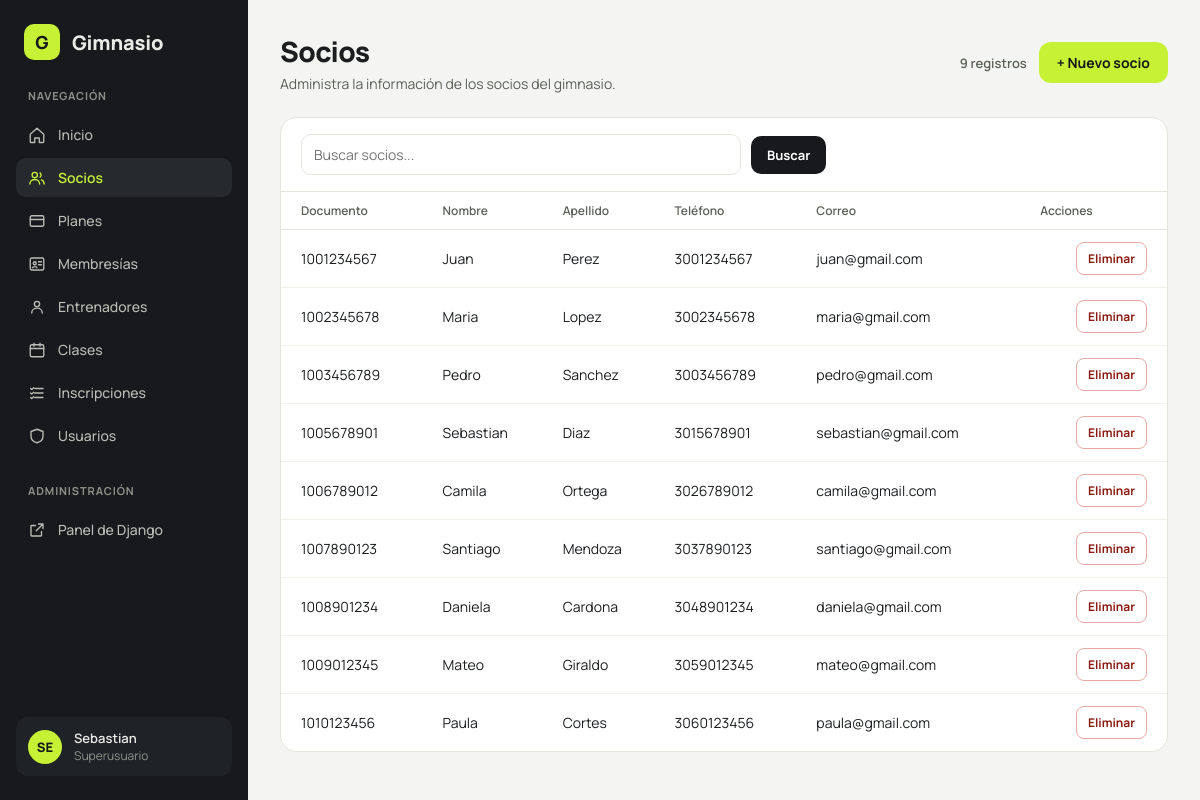
Screenshot of /catalogo/socios/ (signed in) with the database file from the repository.
### socios/models.py (models this page shows)
class Socio(models.Model):
    pk_soc_id = models.AutoField(primary_key=True)
    soc_documento = models.CharField(max_length=20, unique=True)
    soc_nombre = models.CharField(max_length=80)
    soc_apellido = models.CharField(max_length=80)
    soc_telefono = models.CharField(max_length=20)
    soc_correo = models.EmailField(max_length=100)
    class Meta:
        db_table = 'tbl_socio'
    def __str__(self):
        return f'{self.soc_nombre} {self.soc_apellido} - {self.soc_documento}'

### config/views.py (the view)
# urls.py: path('catalogo/<slug:modulo>/', catalogo, name='catalogo'),
@staff_member_required
def catalogo(request, modulo, formulario=None, modal_abierto=None):
    configuracion = CATALOGOS.get(modulo)
    if configuracion is None:
        raise Http404('No existe esta sección.')
    consulta = configuracion['modelo'].objects.order_by('pk')
    relaciones = configuracion.get('relaciones', ())
    if relaciones:
        consulta = consulta.select_related(*relaciones)
    termino = request.GET.get('q', '').strip()
    if termino:
        filtros = Q()
        for campo in configuracion['busqueda']:
            filtros |= Q(**{f'{campo}__icontains': termino})
        consulta = consulta.filter(filtros)
    paginador = Paginator(consulta, 15)
    pagina = paginador.get_page(request.GET.get('page'))
    filas = []
    for registro in pagina:
        valores = []
        for _, atributo in configuracion['columnas']:
            valor = registro
            for parte in atributo.split('__'):
                valor = getattr(valor, parte)
                if callable(valor):
                    valor = valor()
            valores.append(str(valor) if valor is not None else '—')
        impacto = {
            'socios': ' También se eliminarán sus membresías e inscripciones.',
            'clases': ' También se eliminarán las inscripciones asociadas.',
        }.get(modulo, '')
        filas.append({
            'id': registro.pk,
            'valores': valores,
            'confirmacion': f'¿Eliminar «{registro}»? Esta acción no se puede deshacer.{impacto}',
        })
    contexto = {
        'titulo': configuracion['titulo'],
        'descripcion': configuracion['descripcion'],
        'columnas': [titulo for titulo, _ in configuracion['columnas']],
        'filas': filas,
        'pagina': pagina,
        'total': paginador.count,
        'termino': termino,
        'crear_texto': configuracion['crear_texto'],
        'formulario': formulario if formulario is not None else FORMULARIOS[modulo](),
        'formulario_url': reverse('crear_registro', args=[modulo]),
        'modal_id': f'modal-{modulo}',
        'modal_abierto': modal_abierto,
        'modulo': modulo,
    }
    return render(request, 'catalogo.html', contexto)

### config/forms.py
class SocioForm(FormularioModelo):
    class Meta:
        model = Socio
        fields = ('soc_documento', 'soc_nombre', 'soc_apellido', 'soc_telefono', 'soc_correo')
        labels = {
            'soc_documento': 'Documento',
            'soc_nombre': 'Nombre',
            'soc_apellido': 'Apellido',
            'soc_telefono': 'Teléfono',
            'soc_correo': 'Correo electrónico',
        }

### templates/catalogo.html (shortened to what this page needs)
{% extends 'base.html' %}
{% block contenido %}
<header class="encabezado">
  <div>
    <h1>{{ titulo }}</h1>
    <p>{{ descripcion }}</p>
  </div>
  <div class="acciones">
    <span class="catalogo-total">{{ total }} registro{{ total|pluralize:"s" }}</span>
    <button class="btn-lima" type="button" data-modal-open="{{ modal_id }}">+ {{ crear_texto }}</button>
  </div>
</header>
<section class="tarjeta catalogo">
  <form class="busqueda" method="get" role="search">
    <input
      id="buscar-registros"
      type="search"
      name="q"
      value="{{ termino }}"
      placeholder="Buscar {{ titulo|lower }}..."
    >
    <button class="btn-buscar" type="submit">Buscar</button>
  </form>
  <div class="tabla-wrap">
    <table class="t">
      <thead>
        <tr>
          {% for columna in columnas %}<th scope="col">{{ columna }}</th>{% endfor %}
          <th scope="col">Acciones</th>
        </tr>
      </thead>
      <tbody>
        {% for fila in filas %}
        <tr>
          {% for valor in fila.valores %}<td>{{ valor }}</td>{% endfor %}
          <td class="acciones-registro">
            <form method="post" action="{% url 'eliminar_registro' modulo fila.id %}" data-confirm="{{ fila.confirmacion }}">
              <button class="btn-eliminar" type="submit">Eliminar</button>
            </form>
          </td>
        </tr>
        {% empty %}
        <tr>
          <td class="vacio" colspan="{{ columnas|length|add:1 }}">
            {% if termino %}No se encontraron resultados para "{{ termino }}".{% else %}Aún no hay registros en esta sección.{% endif %}
          </td>
        </tr>
        {% endfor %}
      </tbody>
    </table>
  </div>
</section>
{% endblock %}

### templates/base.html (shortened to what this page needs)
{% load static %}
<!DOCTYPE html>
<html lang="es">
<head>
  <link rel="stylesheet" href="{% static 'css/estilos.css' %}">
</head>
<body>
<div class="layout">
  <aside class="sidebar">
    <div class="marca">
      <div class="marca-logo">G</div>
      <div class="marca-nombre">Gimnasio</div>
    </div>
    <nav class="nav" aria-label="Módulos">
      <div class="nav-titulo">NAVEGACIÓN</div>
      <a class="nav-item {% if request.path == '/' %}activo{% endif %}" href="{% url 'inicio' %}">
        <svg width="18" height="18" viewBox="0 0 24 24" fill="none" stroke="currentColor" stroke-width="1.8" stroke-linecap="round" stroke-linejoin="round" aria-hidden="true"><path d="M3 11l9-8 9 8v10a1 1 0 0 1-1 1h-5v-6H9v6H4a1 1 0 0 1-1-1z"/></svg>
        Inicio
      </a>
      <a class="nav-item {% if request.path == '/catalogo/socios/' %}activo{% endif %}" href="{% url 'catalogo' 'socios' %}">
        Socios
      </a>
      <a class="nav-item {% if request.path == '/catalogo/planes/' %}activo{% endif %}" href="{% url 'catalogo' 'planes' %}">
        <svg width="18" height="18" viewBox="0 0 24 24" fill="none" stroke="currentColor" stroke-width="1.8" stroke-linecap="round" stroke-linejoin="round" aria-hidden="true"><rect x="3" y="5" width="18" height="14" rx="2"/><path d="M3 10h18"/></svg>
        Planes
      </a>
      <a class="nav-item {% if request.path == '/catalogo/membresias/' %}activo{% endif %}" href="{% url 'catalogo' 'membresias' %}">
        <svg width="18" height="18" viewBox="0 0 24 24" fill="none" stroke="currentColor" stroke-width="1.8" stroke-linecap="round" stroke-linejoin="round" aria-hidden="true"><rect x="3" y="4" width="18" height="16" rx="2"/><circle cx="9" cy="11" r="2"/><path d="M6 17c.5-2 5.5-2 6 0M14 9h4M14 13h4"/></svg>
        Membresías
      </a>
      <a class="nav-item {% if request.path == '/catalogo/entrenadores/' %}activo{% endif %}" href="{% url 'catalogo' 'entrenadores' %}">
        <svg width="18" height="18" viewBox="0 0 24 24" fill="none" stroke="currentColor" stroke-width="1.8" stroke-linecap="round" stroke-linejoin="round" aria-hidden="true"><circle cx="12" cy="8" r="3.5"/><path d="M5 20c0-4 3.1-6.5 7-6.5s7 2.5 7 6.5"/></svg>
        Entrenadores
      </a>
      <a class="nav-item {% if request.path == '/catalogo/clases/' %}activo{% endif %}" href="{% url 'catalogo' 'clases' %}">
        <svg width="18" height="18" viewBox="0 0 24 24" fill="none" stroke="currentColor" stroke-width="1.8" stroke-linecap="round" stroke-linejoin="round" aria-hidden="true"><rect x="3" y="5" width="18" height="16" rx="2"/><path d="M3 10h18M8 3v4M16 3v4"/></svg>
        Clases
      </a>
      <a class="nav-item {% if request.path == '/catalogo/inscripciones/' %}activo{% endif %}" href="{% url 'catalogo' 'inscripciones' %}">
        <svg width="18" height="18" viewBox="0 0 24 24" fill="none" stroke="currentColor" stroke-width="1.8" stroke-linecap="round" stroke-linejoin="round" aria-hidden="true"><path d="M9 6h11M9 12h11M9 18h11M3.5 6l1.5 1.5L7.5 5M3.5 12l1.5 1.5L7.5 11M3.5 18l1.5 1.5L7.5 17"/></svg>
        Inscripciones
      </a>
      <a class="nav-item {% if request.path == '/catalogo/usuarios/' %}activo{% endif %}" href="{% url 'catalogo' 'usuarios' %}">
        <svg width="18" height="18" viewBox="0 0 24 24" fill="none" stroke="currentColor" stroke-width="1.8" stroke-linecap="round" stroke-linejoin="round" aria-hidden="true"><path d="M12 3l8 3v6c0 4.5-3.2 7.8-8 9-4.8-1.2-8-4.5-8-9V6z"/></svg>
        Usuarios
      </a>
    </nav>
    <nav class="nav" aria-label="Administración">
      <div class="nav-titulo">ADMINISTRACIÓN</div>
      <a class="nav-item" href="{% url 'admin:index' %}">
        <svg width="18" height="18" viewBox="0 0 24 24" fill="none" stroke="currentColor" stroke-width="1.8" stroke-linecap="round" stroke-linejoin="round" aria-hidden="true"><path d="M14 4h6v6M20 4l-9 9M18 14v5a1 1 0 0 1-1 1H5a1 1 0 0 1-1-1V7a1 1 0 0 1 1-1h5"/></svg>
        Panel de Django
      </a>
    </nav>
    <div class="usuario">
      <div class="usuario-avatar">{{ request.user.username|slice:":2"|upper }}</div>
      <div>
        <span class="usuario-nombre">{{ request.user.username }}</span>
        <span class="usuario-rol">{% if request.user.is_superuser %}Superusuario{% else %}Personal{% endif %}</span>
      </div>
    </div>
  </aside>
  <main class="contenido">
    {% block contenido %}{% endblock %}
  </main>
</div>
</body>
</html>

### static/css/estilos.css (style rules this page uses)
:root { --negro: #17191C; --negro-2: #262A2E; --lima: #C6F135; --fondo: #F4F5F2; --tarjeta: #FFFFFF; --borde: #E3E5DE; --linea: #EEF0EA; --texto: #1B1D1F; --suave: #5B6057; --nav-texto: #B9BDB5; --nav-suave: #8E938A; }
* { box-sizing: border-box; }
body { margin: 0; }
a { color: inherit; text-decoration: none; }
.layout { display: flex; flex-wrap: wrap; min-height: 100vh; background: var(--fondo); color: var(--texto); font-family: Manrope, system-ui, sans-serif; }
.sidebar { flex: 0 0 248px; background: var(--negro); color: #E9EBE6; padding: 24px 16px; display: flex; flex-direction: column; gap: 28px; }
.marca { display: flex; align-items: center; gap: 12px; padding: 0 8px; }
.marca-logo { width: 36px; height: 36px; border-radius: 10px; background: var(--lima); color: var(--negro); display: flex; align-items: center; justify-content: center; font-weight: 800; font-size: 18px; }
.marca-nombre { font-size: 20px; font-weight: 800; letter-spacing: -0.01em; }
.nav { display: flex; flex-direction: column; gap: 4px; }
.nav-titulo { font-size: 11px; font-weight: 700; letter-spacing: 0.08em; color: var(--nav-suave); padding: 0 12px 8px; }
.nav-item { display: flex; align-items: center; gap: 12px; padding: 10px 12px; border-radius: 10px; color: var(--nav-texto); font-size: 14px; font-weight: 500; }
.nav-item.activo { background: var(--negro-2); color: var(--lima); font-weight: 600; }
.usuario { margin-top: auto; display: flex; align-items: center; gap: 12px; padding: 12px; border-radius: 12px; background: #1F2327; }
.usuario-avatar { width: 34px; height: 34px; border-radius: 50%; background: var(--lima); color: var(--negro); display: flex; align-items: center; justify-content: center; font-weight: 800; font-size: 13px; }
.usuario-nombre { font-size: 13px; font-weight: 600; display: block; }
.usuario-rol { font-size: 12px; color: var(--nav-suave); display: block; }
.contenido { flex: 999 1 560px; min-width: 0; padding: 32px; display: flex; flex-direction: column; gap: 24px; }
.encabezado { display: flex; flex-wrap: wrap; justify-content: space-between; align-items: center; gap: 16px; }
.encabezado h1 { margin: 0; font-size: 28px; font-weight: 800; letter-spacing: -0.02em; }
.encabezado p { margin: 4px 0 0; font-size: 14px; color: var(--suave); }
.acciones { display: flex; flex-wrap: wrap; align-items: center; gap: 12px; }
.btn-lima { padding: 11px 18px; border-radius: 12px; background: var(--lima); color: var(--negro); font-size: 14px; font-weight: 700; }
.tarjeta { background: var(--tarjeta); border: 1px solid var(--borde); border-radius: 16px; padding: 20px; }
.tabla-wrap { overflow-x: auto; }
table.t { width: 100%; border-collapse: collapse; font-size: 14px; }
table.t th { text-align: left; font-size: 12px; font-weight: 600; color: var(--suave); padding: 10px 12px; border-bottom: 1px solid var(--borde); white-space: nowrap; }
table.t td { padding: 12px; border-bottom: 1px solid var(--linea); white-space: nowrap; }
table.t tr:last-child td { border-bottom: 0; }
.btn-lima { border: 0; cursor: pointer; font-family: inherit; display: inline-flex; align-items: center; justify-content: center; }
.catalogo { padding: 0; overflow: hidden; }
.catalogo-total { color: var(--suave); font-size: 13px; font-weight: 600; }
.busqueda { display: flex; flex-wrap: wrap; align-items: center; gap: 10px; padding: 16px 20px; border-bottom: 1px solid var(--borde); }
.busqueda input { flex: 1 1 240px; min-width: 0; max-width: 440px; padding: 10px 12px; border: 1px solid var(--borde); border-radius: 10px; color: var(--texto); font: inherit; font-size: 14px; }
.btn-buscar { padding: 10px 16px; border: 0; border-radius: 10px; background: var(--negro); color: #FFFFFF; font: inherit; font-size: 13px; font-weight: 700; cursor: pointer; }
.catalogo table.t th:first-child, .catalogo table.t td:first-child { padding-left: 20px; }
.catalogo table.t th:last-child, .catalogo table.t td:last-child { padding-right: 20px; }
.acciones-registro { text-align: right; }
.acciones-registro form { display: flex; justify-content: flex-end; }
.btn-eliminar { padding: 7px 11px; border: 1px solid #E5AAA3; border-radius: 8px; background: #FFFFFF; color: #8A1C12; font: inherit; font-size: 12px; font-weight: 700; cursor: pointer; }

### rows the page displays
Socio: valores "1001234567" "Juan" "Perez" "3001234567" "juan@gmail.com"
Socio: valores "1002345678" "Maria" "Lopez" "3002345678" "maria@gmail.com"
Socio: valores "1003456789" "Pedro" "Sanchez" "3003456789" "pedro@gmail.com"
Socio: valores "1005678901" "Sebastian" "Diaz" "3015678901" "sebastian@gmail.com"
Socio: valores "1006789012" "Camila" "Ortega" "3026789012" "camila@gmail.com"
Socio: valores "1007890123" "Santiago" "Mendoza" "3037890123" "santiago@gmail.com"
Socio: valores "1008901234" "Daniela" "Cardona" "3048901234" "daniela@gmail.com"
Socio: valores "1009012345" "Mateo" "Giraldo" "3059012345" "mateo@gmail.com"
Socio: valores "1010123456" "Paula" "Cortes" "3060123456" "paula@gmail.com"

### other values shown
{{ request.user.username|slice:":2"|upper }} "SE"
{{ request.user.username }} "Sebastian"
{{ titulo }} "Socios"
{{ descripcion }} "Administra la información de los socios del gimnasio."
{{ total }} "9"
{{ crear_texto }} "Nuevo socio"
{{ columna }} "Documento" "Nombre" "Apellido" "Teléfono" "Correo"
